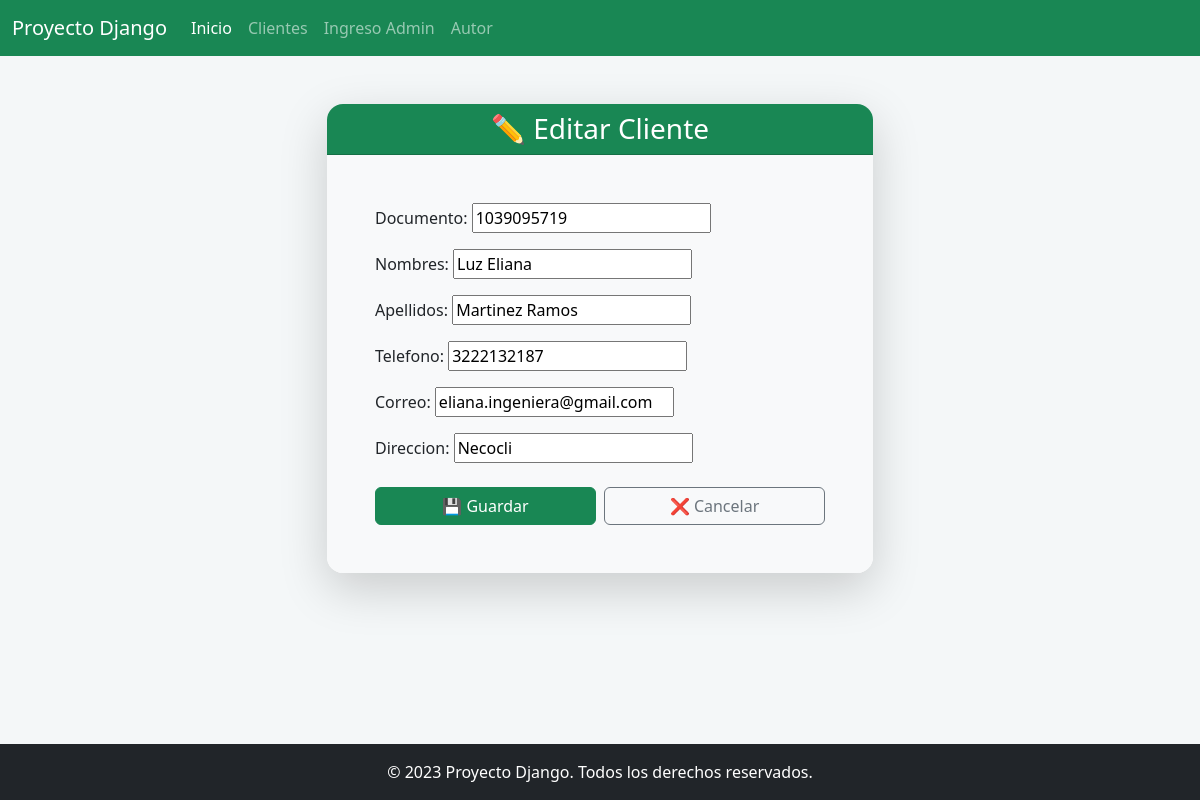
The page /editar/2/ on the database its author committed.
### gestion/models.py (models this page shows, shortened)
class Cliente(models.Model):
    documento = models.CharField(max_length=20, unique=True)
    nombres = models.CharField(max_length=100)
    apellidos = models.CharField(max_length=100)
    telefono = models.CharField(max_length=15)
    correo = models.EmailField(unique=True)
    direccion = models.CharField(max_length = 200, null=True)

### gestion/views.py (the view)
# urls.py: path('editar/<int:id>/', views.editar_cliente, name='editar_cliente'),
def editar_cliente(request, id):
    cliente = get_object_or_404(Cliente, id=id)
    if request.method == 'POST':
        form = ClienteForm(request.POST, instance=cliente)
        if form.is_valid():
            form.save()
            return redirect('clientes')
    else:
        form = ClienteForm(instance=cliente)
    return render(request, 'editar_cliente.html', {'form': form})

### gestion/forms.py
class ClienteForm(forms.ModelForm):
    class Meta:
        model = Cliente
        fields = ['documento', 'nombres', 'apellidos', 'telefono', 'correo', 'direccion']

### gestion/templates/editar_cliente.html (shortened to what this page needs)
{% include 'menu.html' %}
{% load static %}
<head>
</head>
<div class="container mt-5">
    <div class="row justify-content-center">
        <div class="col-md-8 col-lg-6">
            <div class="card shadow-lg border-0 rounded-4">
                <div class="card-header bg-success text-white text-center rounded-top-4">
                    <h3 class="mb-0">✏️ Editar Cliente</h3>
                </div>
                <div class="card-body bg-light p-5 rounded-bottom-4">
                    <form method="post" novalidate>
                        {{ form.as_p }}
                        <div class="d-flex justify-content-between mt-4">
                            <button type="submit" class="btn btn-success w-50 me-2">
                                💾 Guardar
                            </button>
                            <a href="{% url 'clientes' %}" class="btn btn-outline-secondary w-50">
                                ❌ Cancelar
                            </a>
                        </div>
                    </form>
                </div>
            </div>
        </div>
    </div>
</div>
{% include 'pie.html' %}

### gestion/templates/menu.html (style rules this page uses)
html, body { height: 100%; display: flex; flex-direction: column; }

### gestion/templates/editar_cliente.html (style rules this page uses)
body { background: #f4f7f8; }
.card { transition: transform 0.3s ease; }

### rows shown on the page
Cliente: documento "1039095719", nombres "Luz Eliana", apellidos "Martinez Ramos", telefono "3222132187", correo "eliana.ingeniera@gmail.com", direccion "Necocli"
